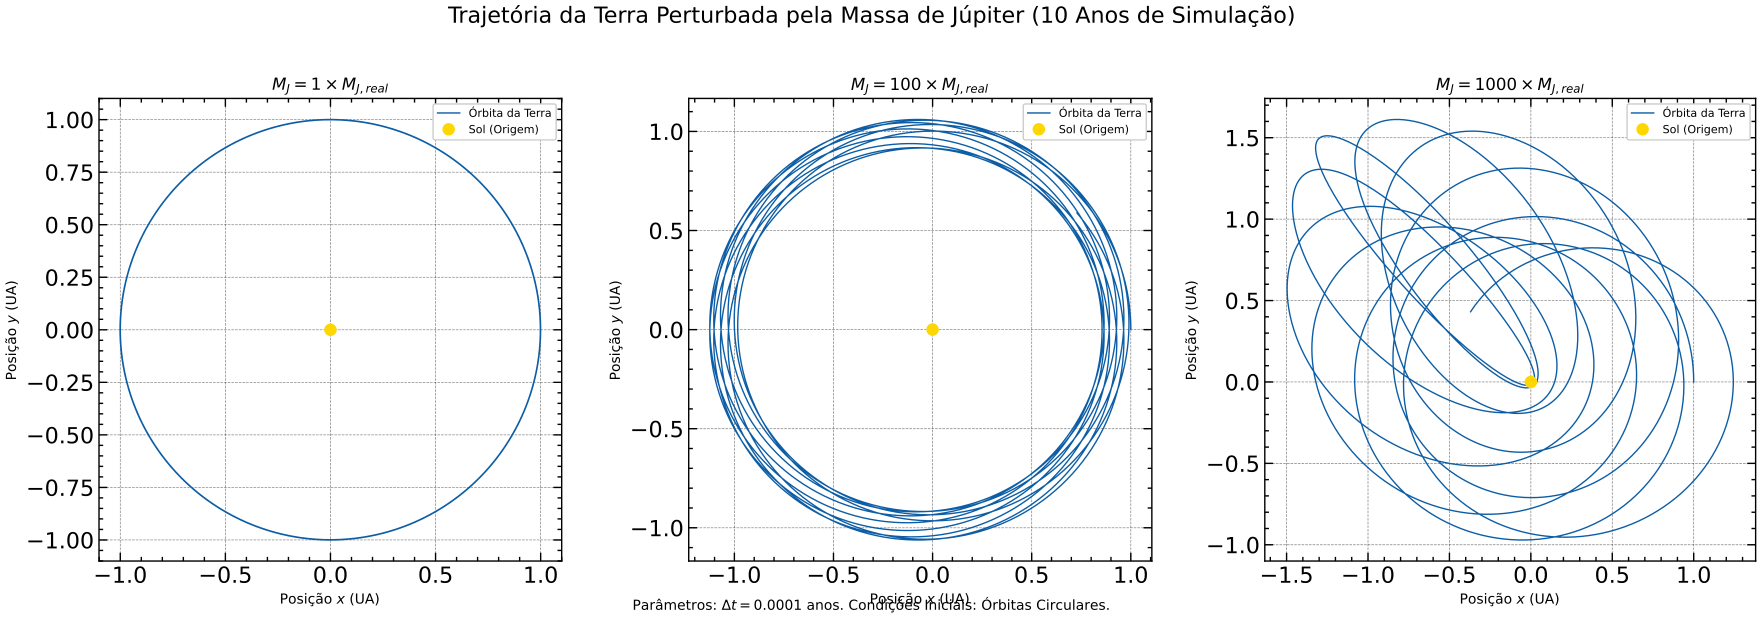

The Python source for this figure:
import pandas as pd
import numpy as np
import matplotlib.pyplot as plt
import scienceplots
import os

plt.style.use(['science', 'notebook', 'grid'])

DELTA_T = 0.0001
MASS_FACTORS = {
    1: 1.0,
    100: 100.0,
    10000: 1000.0
}
MAX_ITER = 100000
TOTAL_TIME = MAX_ITER * DELTA_T

FILE_MAP = {
    1: "trajB1_out.dat",
    100: "trajB100_out.dat",
    10000: "trajB10000_out.dat"
}

def load_data(filename, total_time):
    try:
        df = pd.read_csv(filename, sep='\s+', header=None, names=['t', 'x', 'y'], 
                         skiprows=0)
        return df[df['t'] <= total_time]
    except FileNotFoundError:
        print(f"Aviso: Arquivo '{filename}' não encontrado.")
        return None
    except Exception as e:
        print(f"Erro ao ler o arquivo {filename}: {e}")
        return None

def main():
    fig, axes = plt.subplots(1, 3, figsize=(18, 6))
    axes = axes.flatten()
    
    case_index = 0
    
    fig.suptitle(f'Trajetória da Terra Perturbada pela Massa de Júpiter ({TOTAL_TIME:.0f} Anos de Simulação)', 
                 fontsize=16, y=1.02)
    
    for id_val, factor in MASS_FACTORS.items():
        filename = FILE_MAP[id_val]
        df = load_data(filename, TOTAL_TIME)
        
        if df is not None:
            ax = axes[case_index]
            legend_label = f"$M_J = {factor:.0f} \\times M_{{J, real}}$"
            
            ax.plot(df['x'], df['y'], label='Órbita da Terra', linewidth=1.0, color='C0')
            
            # Adiciona o Sol na origem
            ax.plot(0, 0, 'o', color='gold', markersize=8, label='Sol (Origem)')
            
            ax.set_xlabel('Posição $x$ (UA)', fontsize=10)
            ax.set_ylabel('Posição $y$ (UA)', fontsize=10)
            ax.set_title(f'{legend_label}', fontsize=12)
            ax.set_aspect('equal', adjustable='box')
            ax.legend(loc='upper right', fontsize=8)
            ax.grid(True)
            
            case_index += 1
        
    # Informações da simulação no rodapé
    plt.figtext(0.5, 0.01, 
                f'Parâmetros: $\\Delta t = {DELTA_T}$ anos. Condições Iniciais: Órbitas Circulares.', 
                ha='center', fontsize=10)

    # Salva a figura como um único PDF
    output_filename = "grafB.pdf"
    plt.tight_layout(rect=[0, 0.03, 1, 0.95]) 
    plt.savefig(output_filename)
    plt.close()
    print(f"Gráfico comparativo salvo como {output_filename}")

if __name__ == "__main__":
    main()
